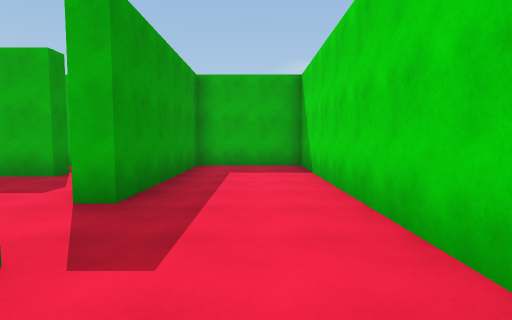
[1] (above)

24 first-person views from a walk through a scene from a Unity 3-D project. The camera is 1.5 m above the floor, tilts 4° down and sees 80° across. The floor is counted in squares, 2 m on a side. Each view is taken from the middle of a square. On the plan, view 1 faces up. The plan holds only what a view shows up to about 10 squares ahead; the rest is blank. The player is left out. Surface patterns are stand-ins for the level's own textures.

[2]
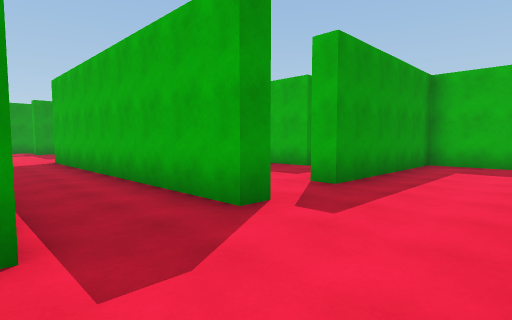

[3]
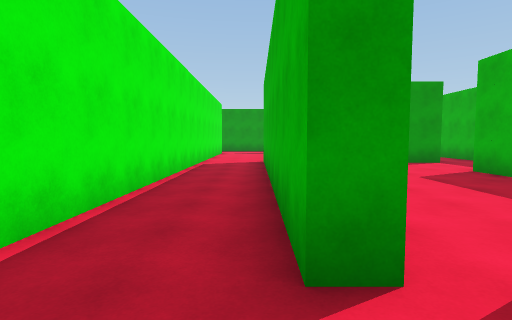

[4]
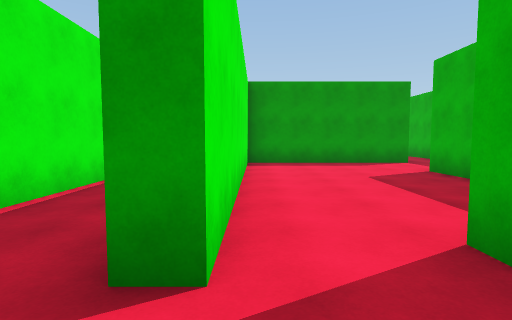

[5]
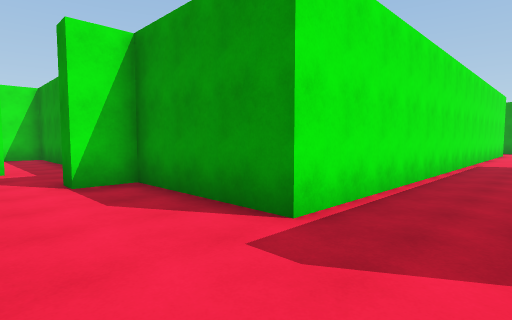

[6]
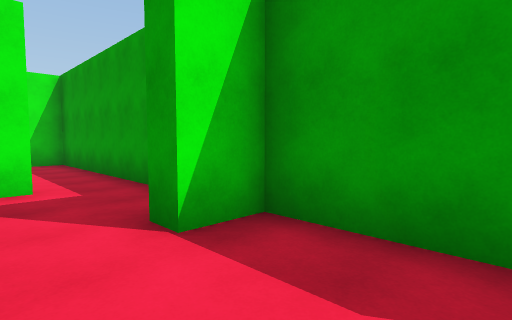

[7]
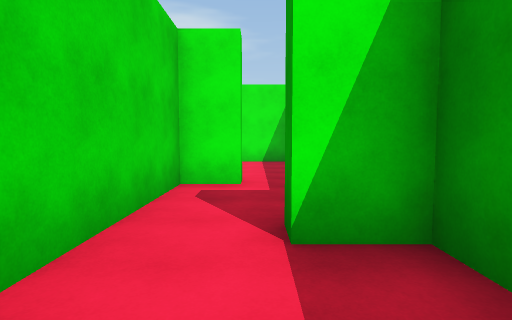

[8]
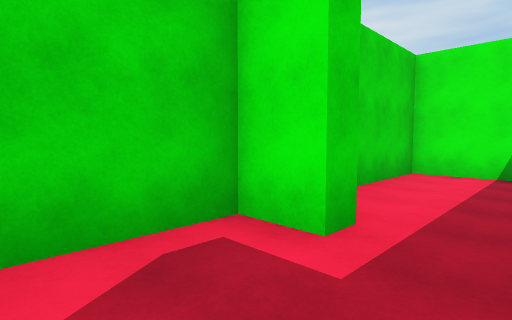

[9]
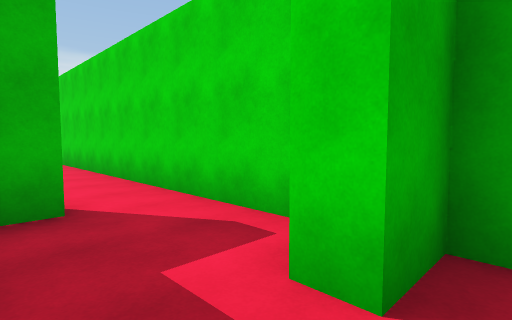

[10]
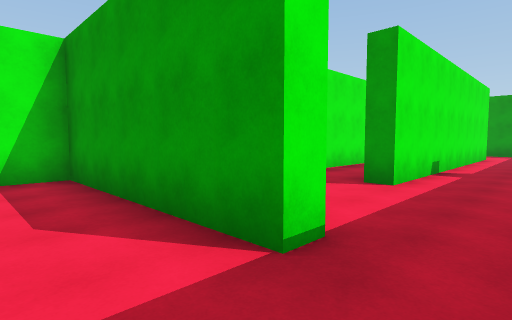

[11]
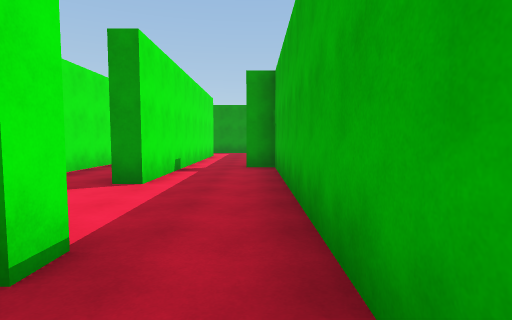

[12]
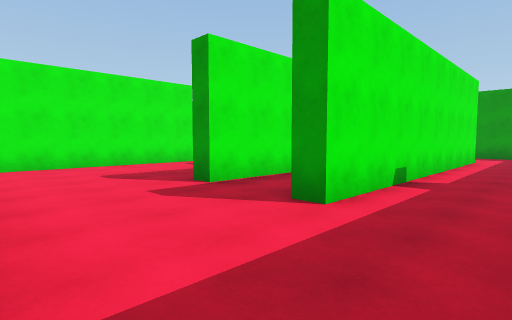

[13]
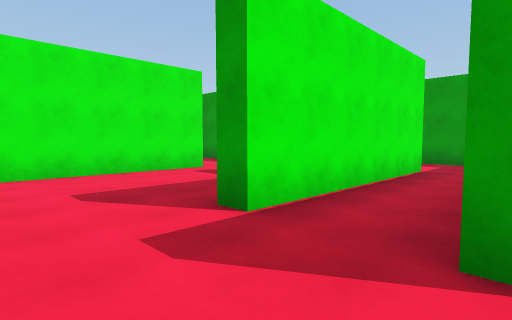

[14]
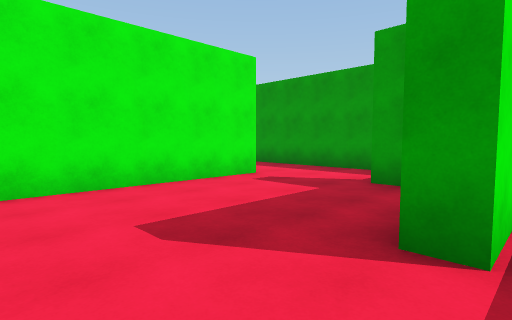

[15]
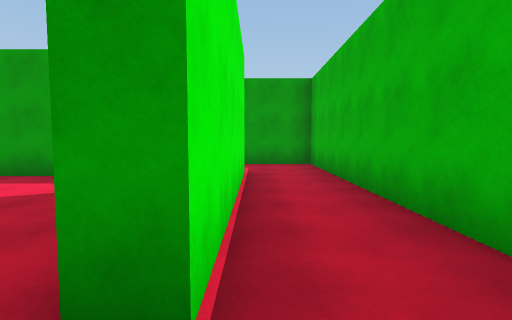

[16]
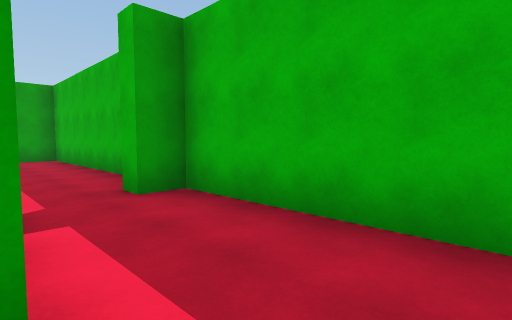

[17]
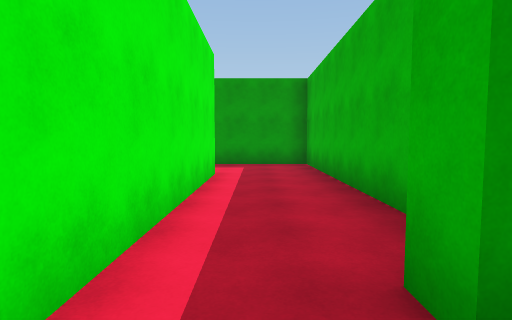

[18]
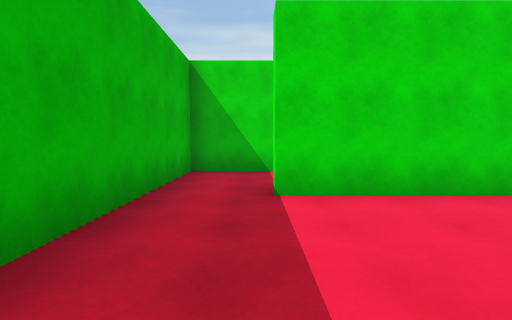

[19]
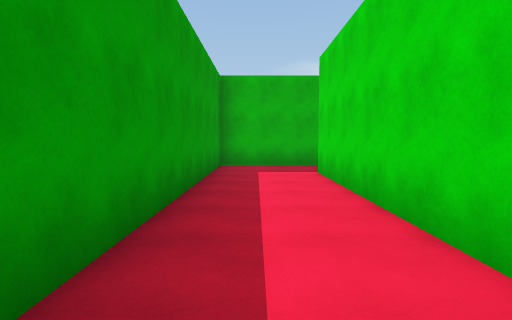

[20]
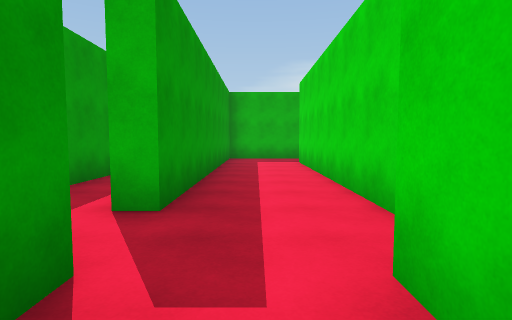

[21]
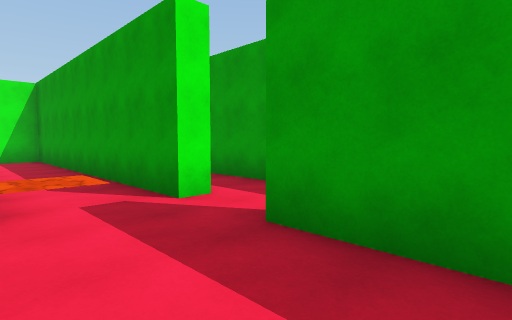

[22]
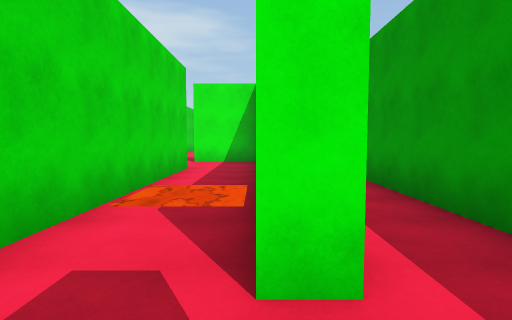

[23]
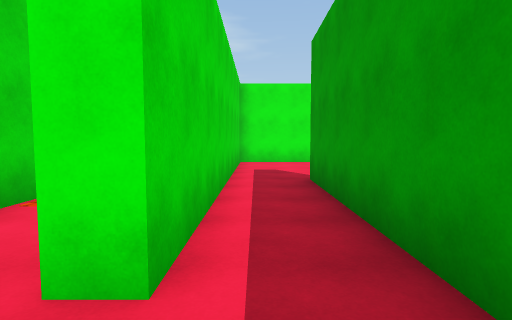

[24]
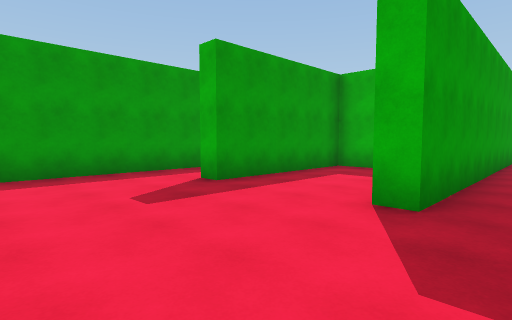

### Floor plan
Ten units are one square. View 1 is at (0, 0); x grows to the right and y downward. Boxes are objects, and circles mark ways between rooms. Rooms are numbered by the first view taken in them; rooms with no view inside come last. Other rooms are left out.
<svg viewBox="-292 -90 311 225">
<path fill="none" stroke="#000" d="M-25 -18 -15 -18 -15 -13 -100 -13M-13 66 -13 120 12 120 12 95M14 75 3 75 3 70 12 70 12 -85 -15 -85 -15 -35 -21 -35M-106 7 -13 7 -13 41 -3 41 -3 46 -8 46M-100 -68 -95 -68M-70 -65 -70 -85 -105 -85M-160 -22 -160 -18M-158 7 -106 7M-139 -56 -210 -56 -210 29M-131 -61 -131 -56M-100 -35 -100 -68M-186 31 -186 -38 -131 -38 -131 -32M-105 -85 -160 -85 -160 -78 -165 -78M-166 -61 -131 -61M-193 108 -193 44M-210 44 -210 129 -190 129M-264 44 -264 86 -269 86M-287 72 -287 115M-210 29 -215 29M-230 -2 -230 86 -235 86M-239 129 -215 129 -215 44 -210 44M-40 -65 -40 -60 -70 -60M-95 -68 -95 -18 -25 -18M-180 -85 -240 -85 -240 -58M-215 -61 -166 -61"/>
<circle cx="-100" cy="0" r="3" fill="#2a7"/>
<circle cx="-20" cy="-25" r="3" fill="#2a7"/>
<circle cx="-100" cy="-75" r="3" fill="#2a7"/>
<circle cx="-85" cy="-60" r="3" fill="#2a7"/>
<circle cx="-115" cy="-60" r="3" fill="#2a7"/>
<circle cx="-200" cy="50" r="3" fill="#2a7"/>
<circle cx="-210" cy="35" r="3" fill="#2a7"/>
<circle cx="-160" cy="-70" r="3" fill="#2a7"/>
<text x="-10" y="10">1</text>
<text x="-90" y="-80">2</text>
<text x="-150" y="-20">3</text>
<text x="-130" y="-70">4</text>
<text x="-200" y="100">5</text>
<text x="-250" y="60">6</text>
<text x="-60" y="-40">7</text>
<text x="-200" y="-80">8</text>
</svg>
Room 1 opens to room 3. Room 1 opens to room 7. Room 2 opens to room 4. Room 2 opens to room 7. Room 3 opens to room 4. Room 3 opens to room 5. Room 3 opens to room 6. Room 4 opens to room 8.

Where each view was taken, in squares from view 1:
view 1: 0 up, 0 right, facing up
view 2: 1 down, 1 right, facing up-left
view 3: 1 up, 0 right, facing left
view 4: 2 up, 0 right, facing left
view 5: 1 up, 1 right, facing down-left
view 6: 2 down, 1 right, facing down-left
view 7: 2 down, 0 right, facing down
view 8: 5 down, 1 left, facing down-right
view 9: 8 down, 1 left, facing up-right
view 10: 8 up, 8 left, facing down-left
view 11: 8 up, 8 left, facing left
view 12: 8 up, 10 left, facing down-left
view 13: 6 up, 11 left, facing down-left
view 14: 4 up, 11 left, facing down-left
view 15: 4 up, 12 left, facing left
view 16: 6 up, 12 left, facing up-left
view 17: 7 up, 15 left, facing left
view 18: 7 up, 14 left, facing right
view 19: 3 down, 20 left, facing up
view 20: 6 down, 20 left, facing up
view 21: 1 down, 19 left, facing down-left
view 22: 3 down, 21 left, facing down
view 23: 3 down, 22 left, facing down
view 24: 12 down, 22 left, facing up-left
